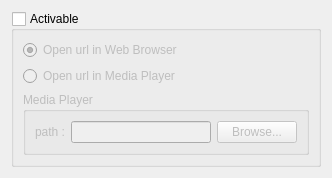
<?xml version="1.0" encoding="UTF-8"?>
<ui version="4.0">
 <class>mainWindow</class>
 <widget class="QWidget" name="mainWindow">
  <property name="geometry">
   <rect>
    <x>0</x>
    <y>0</y>
    <width>332</width>
    <height>153</height>
   </rect>
  </property>
  <property name="windowTitle">
   <string>Plug-in Youtube : Config</string>
  </property>
  <layout class="QVBoxLayout" name="verticalLayout">
   <item>
    <widget class="QGroupBox" name="activable">
     <property name="title">
      <string>Activable</string>
     </property>
     <property name="checkable">
      <bool>true</bool>
     </property>
     <property name="checked">
      <bool>false</bool>
     </property>
     <layout class="QGridLayout" name="gridLayout">
      <item row="0" column="0">
       <widget class="QRadioButton" name="openInBrowser">
        <property name="text">
         <string>Open url in Web Browser</string>
        </property>
        <property name="checked">
         <bool>true</bool>
        </property>
       </widget>
      </item>
      <item row="1" column="0">
       <widget class="QRadioButton" name="openInPlayer">
        <property name="text">
         <string>Open url in Media Player</string>
        </property>
       </widget>
      </item>
      <item row="2" column="0">
       <widget class="QGroupBox" name="groupBox">
        <property name="enabled">
         <bool>false</bool>
        </property>
        <property name="title">
         <string>Media Player</string>
        </property>
        <layout class="QGridLayout" name="gridLayout_2">
         <item row="0" column="1">
          <widget class="QLineEdit" name="mediaPlayer"/>
         </item>
         <item row="0" column="0">
          <widget class="QLabel" name="label">
           <property name="text">
            <string>path :</string>
           </property>
          </widget>
         </item>
         <item row="0" column="2">
          <widget class="QPushButton" name="pushButton">
           <property name="enabled">
            <bool>false</bool>
           </property>
           <property name="text">
            <string>Browse...</string>
           </property>
          </widget>
         </item>
        </layout>
       </widget>
      </item>
     </layout>
    </widget>
   </item>
  </layout>
 </widget>
 <resources/>
 <connections>
  <connection>
   <sender>openInPlayer</sender>
   <signal>toggled(bool)</signal>
   <receiver>groupBox</receiver>
   <slot>setEnabled(bool)</slot>
   <hints>
    <hint type="sourcelabel">
     <x>110</x>
     <y>62</y>
    </hint>
    <hint type="destinationlabel">
     <x>110</x>
     <y>98</y>
    </hint>
   </hints>
  </connection>
 </connections>
</ui>
